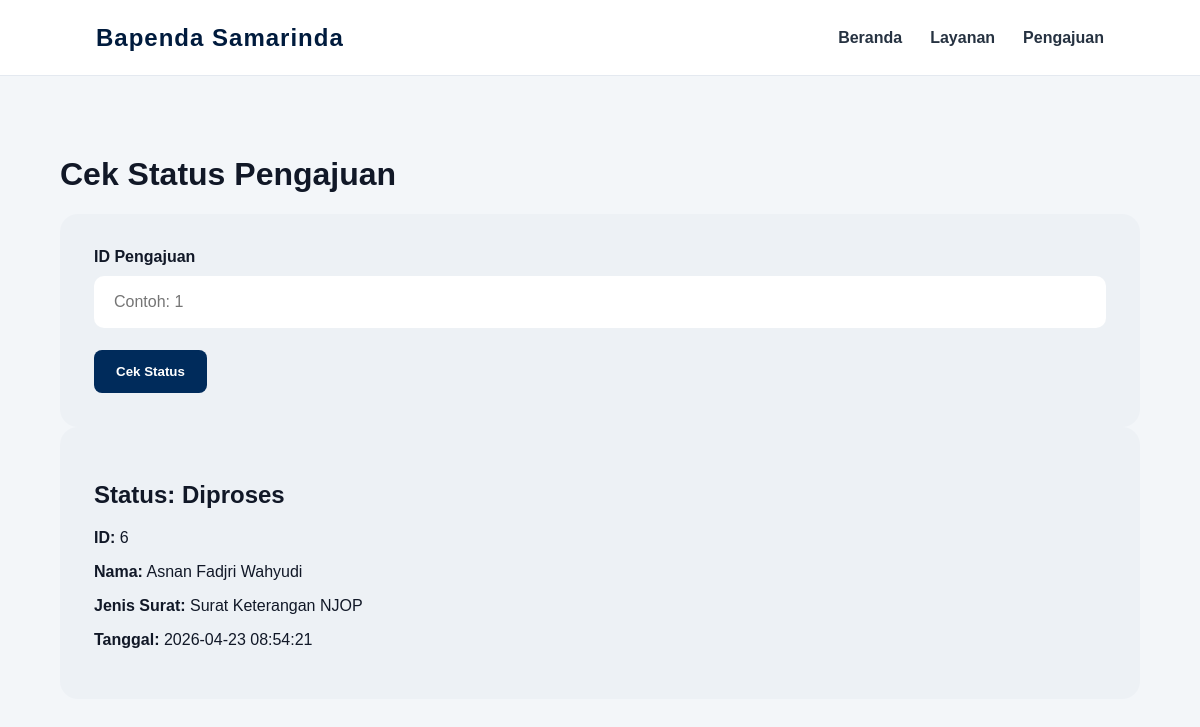
The app's page /cek_status.php?id=6 with its own data.
### tables this page shows
CREATE TABLE `pengajuan` (
  `id` int(11) NOT NULL,
  `nama` varchar(150) NOT NULL,
  `nik` varchar(16) NOT NULL,
  `alamat` text NOT NULL,
  `no_hp` varchar(30) NOT NULL,
  `jenis_surat` varchar(150) NOT NULL,
  `status` enum('pending','diproses','selesai') NOT NULL DEFAULT 'pending',
  `tanggal` timestamp NOT NULL DEFAULT current_timestamp()
);

### cek_status.php (the view, shortened to what this page needs)
<?php
include "koneksi.php";
$data_pengajuan = null;
if (isset($_GET['id'])) {
    $id_pengajuan = (int) $_GET['id'];
    $query = "SELECT id, nama, jenis_surat, status, tanggal FROM pengajuan WHERE id = ?";
    $stmt = mysqli_prepare($koneksi, $query);
    mysqli_stmt_bind_param($stmt, "i", $id_pengajuan);
    mysqli_stmt_execute($stmt);
    $hasil = mysqli_stmt_get_result($stmt);
    $data_pengajuan = mysqli_fetch_assoc($hasil);
}
?>
<!DOCTYPE html>
<html lang="id">
<head>
    <link rel="stylesheet" href="assets/css/style.css">
</head>
<body>
    <header class="navbar">
        <div class="brand">Bapenda Samarinda</div>
        <nav>
            <a href="index.php">Beranda</a>
            <a href="layanan.php">Layanan</a>
            <a href="form_pengajuan.php">Pengajuan</a>
        </nav>
    </header>
    <main class="container narrow">
        <h1>Cek Status Pengajuan</h1>
        <form class="form-card" action="cek_status.php" method="GET">
            <label>ID Pengajuan
                <input type="number" name="id" placeholder="Contoh: 1" required>
            </label>
            <button class="btn primary" type="submit">Cek Status</button>
        </form>
        <?php if ($data_pengajuan): ?>
            <section class="result-card">
                <h2>Status: <?php echo htmlspecialchars(ucfirst($data_pengajuan['status'])); ?></h2>
                <p><strong>ID:</strong> <?php echo htmlspecialchars($data_pengajuan['id']); ?></p>
                <p><strong>Nama:</strong> <?php echo htmlspecialchars($data_pengajuan['nama']); ?></p>
                <p><strong>Jenis Surat:</strong> <?php echo htmlspecialchars($data_pengajuan['jenis_surat']); ?></p>
                <p><strong>Tanggal:</strong> <?php echo htmlspecialchars($data_pengajuan['tanggal']); ?></p>
            </section>
        <?php endif; ?>
    </main>
</body>
</html>

### assets/css/style.css (style rules this page uses)
* { box-sizing: border-box; }
:root { --navy: #002b5b; --navy-dark: #001b3d; --soft: #f3f6f9; --muted: #64748b; --line: #e4e9f0; --card: #ffffff; }
body { margin: 0; font-family: Arial, sans-serif; color: #111827; background: var(--soft); animation: pageFadeIn 0.45s ease both; }
.navbar { position: sticky; top: 0; z-index: 10; display: flex; justify-content: space-between; align-items: center; gap: 20px; min-height: 76px; padding: 0 8%; background: #ffffff; border-bottom: 1px solid var(--line); }
.brand { color: var(--navy-dark); font-size: 24px; font-weight: 900; letter-spacing: 1px; }
.navbar nav { display: flex; align-items: center; flex-wrap: wrap; gap: 28px; }
.navbar a { color: #263241; text-decoration: none; font-weight: 700; }
.hero-content, .hero-image, .split-section, .container, .submission-layout { animation: fadeUp 0.9s ease both; }
.btn, button { display: inline-block; border: 0; border-radius: 8px; padding: 14px 22px; cursor: pointer; text-decoration: none; font-weight: 800; transition: transform 0.18s ease, box-shadow 0.18s ease, background 0.18s ease; }
.primary { color: #ffffff; background: var(--navy); }
.container, .split-section { width: min(1180px, 90%); margin: 80px auto; }
.form-panel, .important-card, .help-card, .result-card, .form-card { padding: 34px; background: #edf1f5; border-radius: 18px; }
label { display: grid; gap: 10px; margin-bottom: 22px; font-weight: 800; }
input, textarea, select { width: 100%; border: 0; border-radius: 10px; padding: 17px 20px; color: #111827; background: #ffffff; font-size: 16px; transition: box-shadow 0.2s ease, transform 0.2s ease; }

### records on screen
pengajuan: status "Diproses", id "6", nama "Asnan Fadjri Wahyudi", jenis_surat "Surat Keterangan NJOP", tanggal "2026-04-23 08:54:21"
